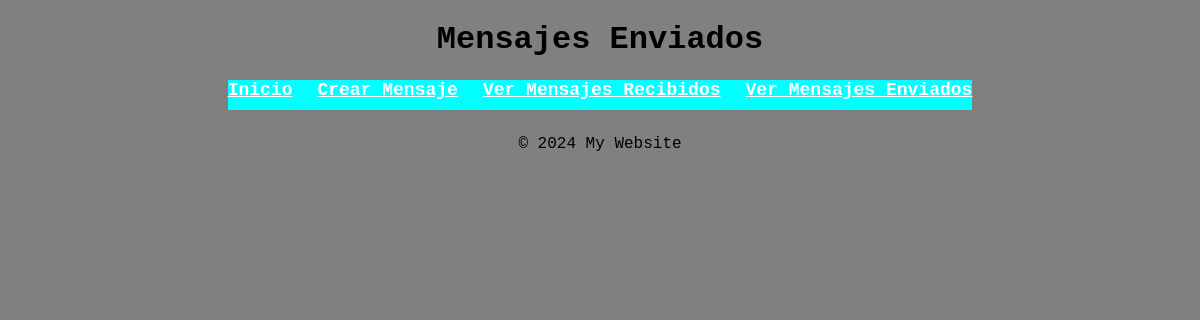
/mensajesEnviados, run on an earlier commit of the app's database.
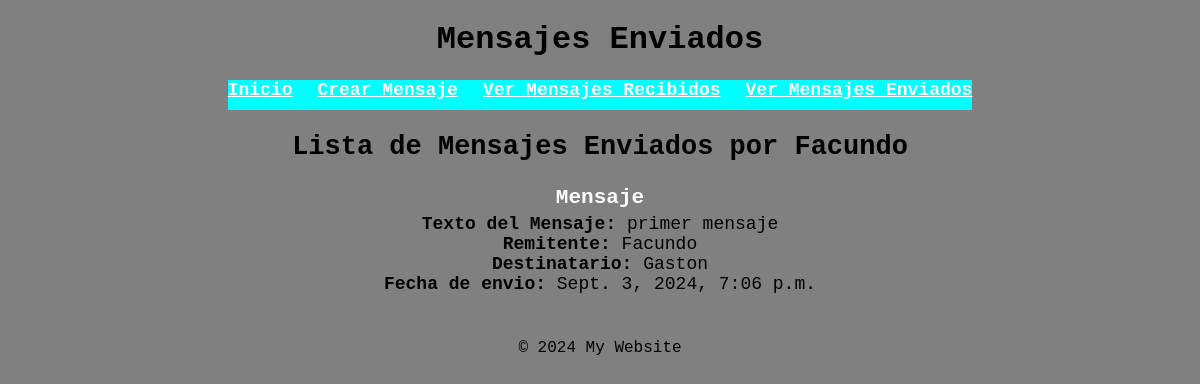
And on a later commit of the database.
### mensajes/models.py (models this page shows, shortened)
class Mensaje(models.Model):
    texto_del_mensaje = models.TextField()
    remitente = models.CharField(max_length=25)
    destinatario = models.CharField(max_length=25)
    fecha_del_envio = models.DateTimeField(auto_now_add=True)

### mensajes/views.py (the view)
# urls.py: path('mensajesEnviados', views.ver_mensajes_enviados, name='ver_mensajes_enviados'),
def ver_mensajes_enviados(request):
    remitente_buscado = 'Facundo'
    mensajes_enviados = Mensaje.objects.filter(remitente=remitente_buscado)
    contexto = {
        'mensajes': mensajes_enviados,
        'remitente': remitente_buscado
    }
    return render(request, 'mensajesEnviados.html', contexto)

### mensajes/templates/mensajesEnviados.html (shortened to what this page needs)
{% extends "base.html" %}
{% block header %}
    <h1>Mensajes Enviados</h1>
{% endblock %}
{% block content %}
    <ol style="list-style-type: none; padding: 0; margin: 0; font-family: 'Courier New', Courier, monospace; font-size: large; font-weight: 400">
        {% for mensaje in mensajes %}
        <h2> Lista de Mensajes Enviados por {{ remitente }}</h2>
            <li style="margin-top: 15px;">
                <h3 style="margin-bottom: 5px; text-align: center; color: #FFF;">Mensaje</h3>
                <b>Texto del Mensaje: </b>{{ mensaje.texto_del_mensaje }} <br>
                <b>Remitente: </b>{{ mensaje.remitente }} <br>
                <b>Destinatario: </b>{{ mensaje.destinatario }} <br>
                <b>Fecha de envio: </b>{{ mensaje.fecha_del_envio }}
            </li> <br>
        {% endfor %}
    </ol>
{% endblock %}

What changed in the data, as far as the page shows it:
added Mensaje: remitente "Facundo", texto_del_mensaje "primer mensaje", destinatario "Gaston", fecha_del_envio "Sept. 3, 2024, 7:06 p.m."
